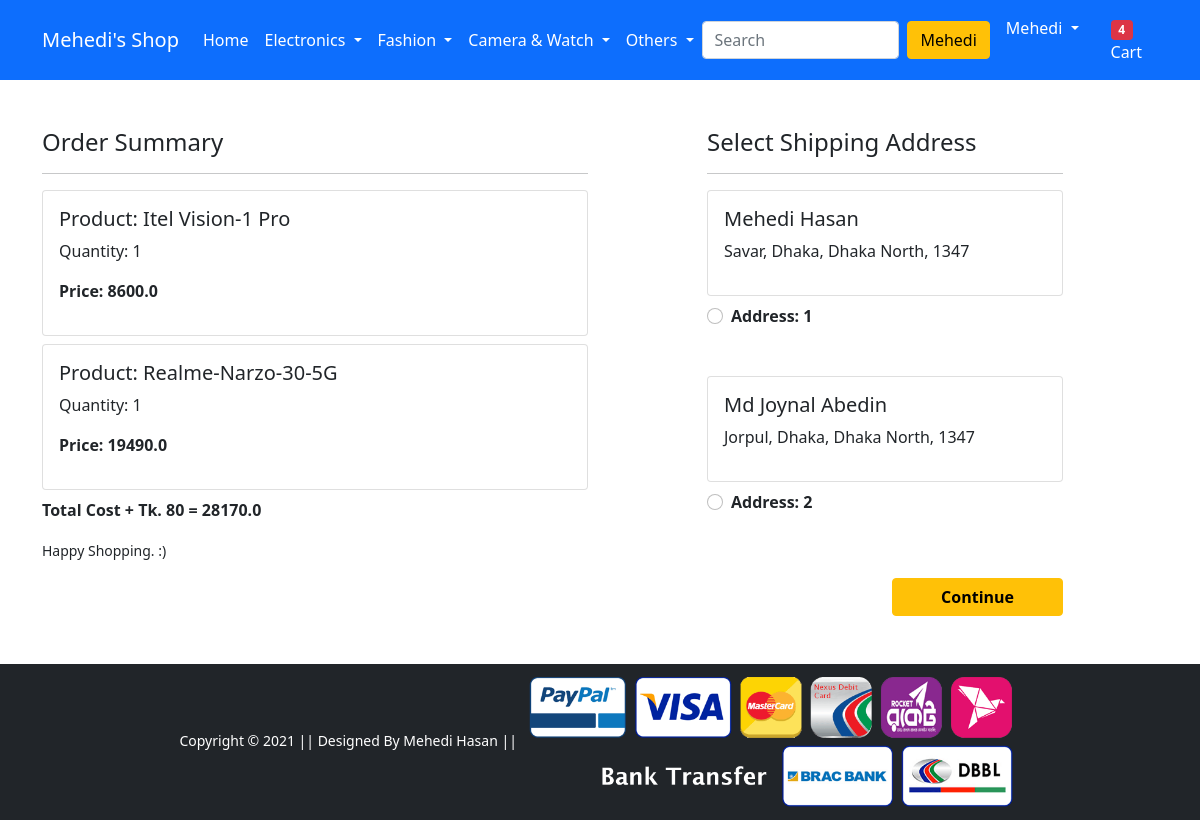
Page /checkout/ (signed in) on the earlier database version.
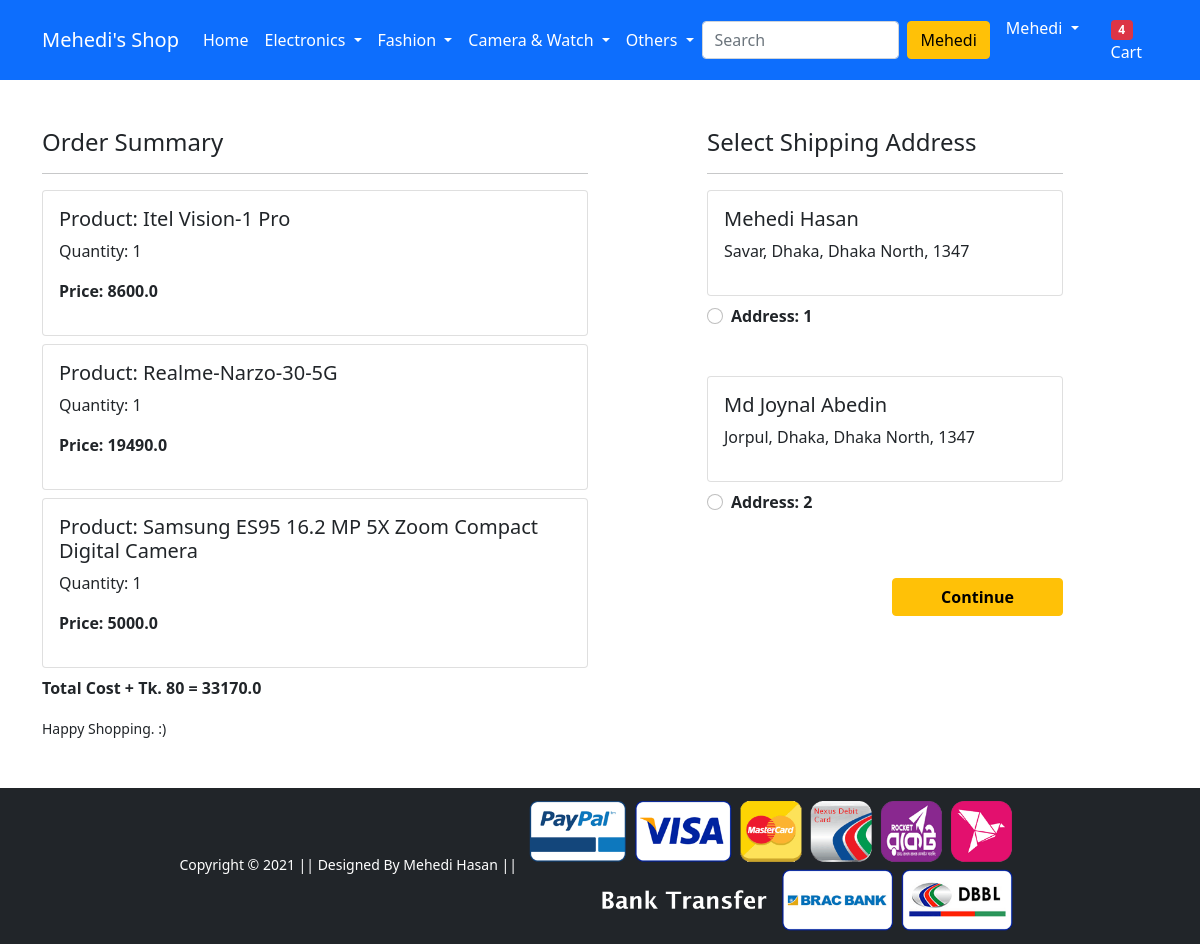
Same page on the later database version.
### app/models.py (models this page shows, shortened)
class Cart(models.Model):
    user = models.ForeignKey(User, on_delete = models.CASCADE)
    product = models.ForeignKey(Product, on_delete = models.CASCADE)
    quantity = models.PositiveIntegerField(default=1)
    @property
    def total_cost(self):
        return self.quantity * self.product.discounted_price

class Product(models.Model):
    title = models.CharField(max_length=100)
    selling_price = models.FloatField()
    discounted_price = models.FloatField()
    description = models.TextField()
    brand = models.CharField(max_length=100)
    category = models.CharField(choices=CATEGORY_CHOICES, max_length=10)
    product_image = models.ImageField(upload_to = 'productimg')

class Customer(models.Model):
    user = models.ForeignKey(User, on_delete = models.CASCADE)
    name = models.CharField(max_length=200)
    locality = models.CharField(max_length=200)
    city = models.CharField(max_length=50)
    state = models.CharField(choices=STATE_CHOICES, max_length=50)
    zipcode = models.IntegerField()

### app/views.py (the view)
# urls.py: path('checkout/', views.checkout, name='checkout'),
@login_required
def checkout(request):
    user = request.user
    addrs = Customer.objects.filter(user=user)
    cart_items = Cart.objects.filter(user=user)
    amount = 0.0
    shipping_amount = 80.0
    totalamount = 0.0
    cart_product = [p for p in Cart.objects.all() if p.user == request.user]
    if cart_product:
        for p in cart_product:
            tempamount = (p.quantity * p.product.discounted_price)
            amount += tempamount
        totalamount = amount + shipping_amount
    return render(request, 'app/checkout.html', {'addrs':addrs,
            'cart_items':cart_items ,'totalamount':totalamount})

### app/templates/app/checkout.html (shortened to what this page needs)
{% extends 'app/base.html' %}
{% load static %}
{% block main-content %}
<div class="container">
 <div class="row mt-5">
  <div class="col-sm-6">
    <h4>Order Summary</h4>
    <hr>
    {% for item in cart_items %}
      <div class="card mb-2">
        <div class="card-body">
          <h5>Product: {{item.product.title}}</h5>
          <p>Quantity: {{item.quantity}}</p>
          <p class="fw-bold">Price: {{item.total_cost}}</p>
        </div>
      </div>
    {% endfor %}
    <p class="fw-bold">Total Cost + Tk. 80 = {{totalamount}}</p>
    <small>Happy Shopping. :) </small>
  </div>
  <div class="col-sm-4 offset-sm-1">
    <h4>Select Shipping Address</h4>
    <hr>
    <form action="/paymentdone">
    {% for ad in addrs %}
      <div class="card">
        <div class="card-body">
        <h5>{{ad.name}}</h5>
        <p>{{ad.locality}}, {{ad.city}}, {{ad.state}}, {{ad.zipcode}}</p>
        </div>
      </div>
        <div class="form-check mt-2 mb-5">
          <input class="form-check-input" type="radio" name="cust_id"
          id="cust_add{{forloop.counter}}" value="{{ad.id}}">
          <label class="form-check-label fw-bold" for="cust_add{{forloop.counter}}">
            Address: {{forloop.counter}} </label>
        </div>
        {% endfor %}
        <div class="text-end">
          <button type="submit" class="btn btn-warning mt-3 px-5 fw-bold">Continue</button>
        </div>
      </form>
    </div>
  </div>
</div>
{% endblock main-content %}

Differences in the rows shown:
added Cart: product "Samsung ES95 16.2 MP 5X Zoom Compact Digital Camera", quantity "1", total_cost "5000.0"
Other differences:
{{ totalamount }}: "28170.0" → "33170.0"
